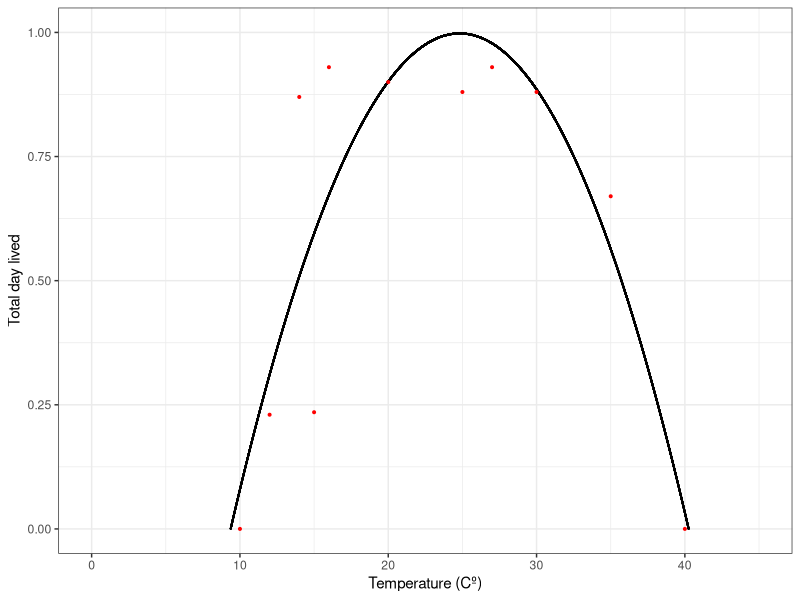
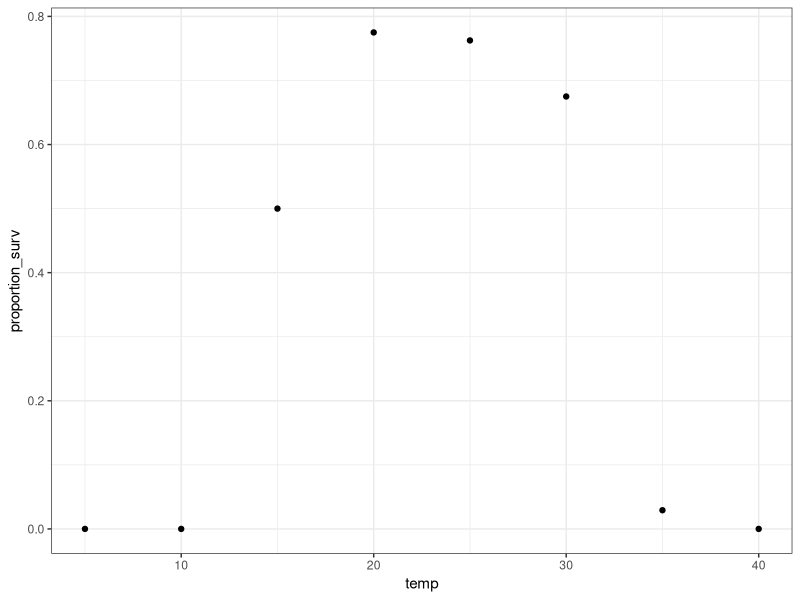
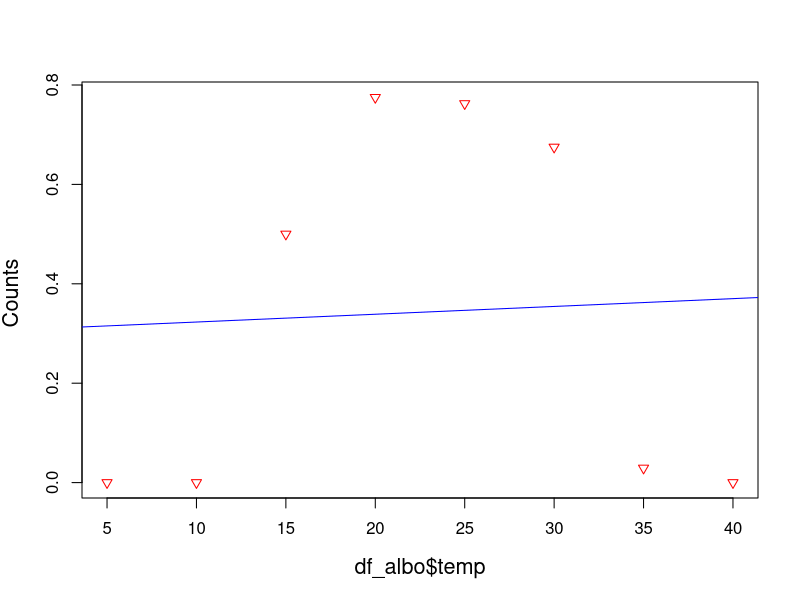
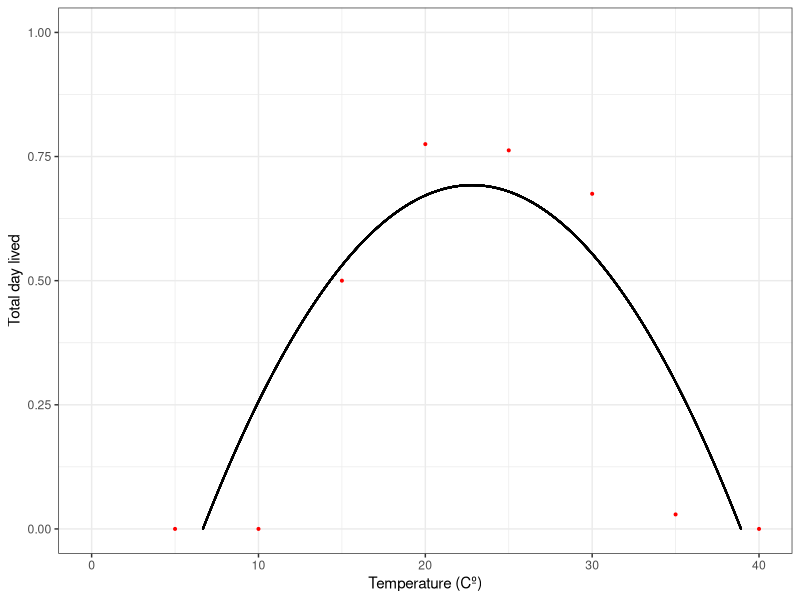
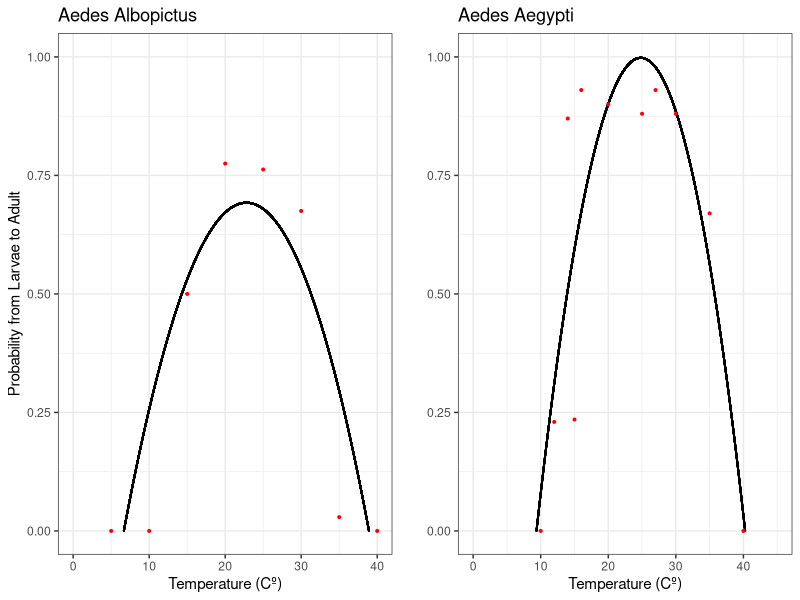
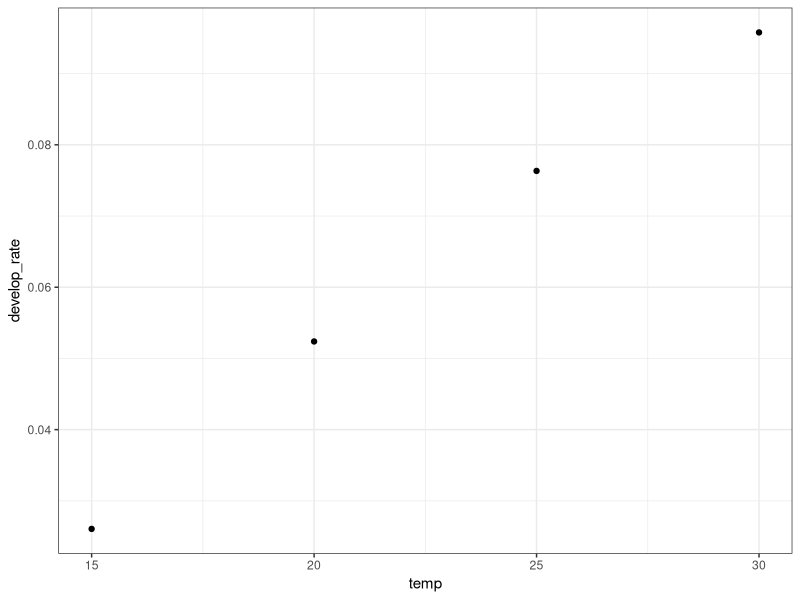
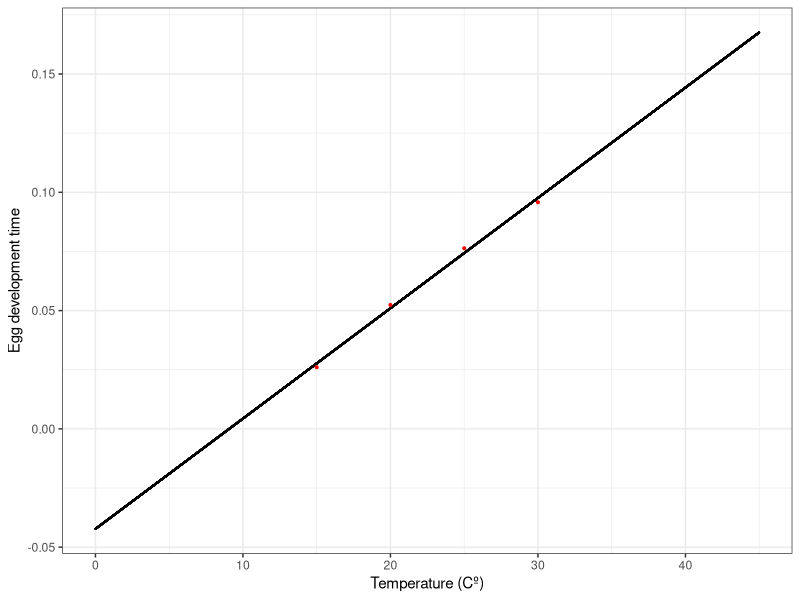

Here is the R script that generated these plots, in order:
#Compute function Albopictus y Aegypti
rm(list =ls())
####Dependencies####
library(ggplot2)
require(graphics)

# Data frame data taken from Tun-Lin et al 2001 
# https://resjournals.onlinelibrary.wiley.com/doi/full/10.1046/j.1365-2915.2000.00207.x
# https://academic.oup.com/jme/article/56/6/1661/5505308

df_aeg <- data.frame(temp = c(10,15,20,25,27,30,35,40,12,14,16),
      proportion_surv = c(0,0.235,0.9,0.88,0.93,0.88,0.67,0,0.23,0.87,0.93))

plot_aeg <- ggplot(df_aeg) + 
  geom_point(aes(temp,proportion_surv)) + theme_bw()

Fitting_aeg <- nls(proportion_surv ~ (-cont*(temp-Tmin)*(temp - Tmax)),
               data = df_aeg,
               start = list(cont = 0.001, Tmin = 5, Tmax = 20))

summary(Fitting_aeg)

mod <- function(te){
  t0 <- as.numeric(Fitting_aeg$m$getPars()[2])
  tm <- as.numeric(Fitting_aeg$m$getPars()[3])
  c <- as.numeric(Fitting_aeg$m$getPars()[1])
  (-c*(te-t0)*(te - tm))
}

vec <- seq(0,45,0.001)
df_out_aeg <- data.frame(temp_ae = vec, life_span_ae <- sapply(vec, mod))
plotaeg <- ggplot(df_out_aeg) +
  geom_point(aes(temp_ae,life_span_ae), size = 0.01) +
  geom_point(data = df_aeg,aes(temp,proportion_surv), size = 0.7, color = "red") +
  ylim(c(0,1)) + xlim(c(0,45)) + 
  ylab("Total day lived") + xlab("Temperature (Cº)") +
  theme_bw()
plotaeg

# Data frame data taken from Delatte et al 2009. 
# https://academic.oup.com/jme/article/46/1/33/902827?login=false
df_albo <- data.frame(temp = c(5,10,15,20,25,30,35,40),
                      proportion_surv = c(0,0,4/8,62/80,61/80,54/80,3.5/120,0))

ggplot(df_albo) + 
  geom_point(aes(temp,proportion_surv)) + theme_bw()

### Survival curve Laura:
# Path <- "~/Documentos/PHD/2023/Laura proj/DATA_LARVA_TEM.csv"
# df <- read.csv(file = Path)
# plot_alb <- ggplot(df) + geom_point(aes(temp_chamber,total_lived))

# Linear model:
linear.model <-lm(df_albo$proportion_surv ~ df_albo$temp)
plot(df_albo$temp, df_albo$proportion_surv, pch=6, ylab = "Counts ", cex.lab = 1.3, col = "red" )
abline(lm(df_albo$proportion_surv ~ df_albo$temp), col = "blue")

# My data nls:
Fitting <- nls(proportion_surv ~ (-cont*(temp-Tmin)*(temp - Tmax)),
               data = df_albo,
               start = list(cont = 0.001, Tmin = 5, Tmax = 20))

summary(Fitting)


mod <- function(te){
  t0 <- as.numeric(Fitting$m$getPars()[2])
  tm <- as.numeric(Fitting$m$getPars()[3])
  c <- as.numeric(Fitting$m$getPars()[1])
  (-c*(te-t0)*(te - tm))
}

vec <- seq(0,40,0.001)
df_alb <- data.frame(temp = vec, life_span <- sapply(vec, mod))
plotalb <- ggplot(df_alb) +
  geom_point(aes(temp,life_span), size = 0.01) +
  geom_point(data = df_albo,aes(temp,proportion_surv),
             size = 0.7, color = "red") +
  ylim(c(0,1)) + xlim(c(0,40)) + 
  ylab("Total day lived") + xlab("Temperature (Cº)") +
  theme_bw()
plotalb

library(ggpubr)
ggarrange(plotalb  + ggtitle("Aedes Albopictus") + ylab("Probability from Larvae to Adult"),
          plotaeg + ggtitle("Aedes Aegypti") + ylab(""))

#--------------------Egg Development--------------------#
## Info taken https://www.scielo.br/j/rsp/a/dvPQ8QMr7Y687hPJxsTxjDg/abstract/?lang=en
df_deltaE <- data.frame(temp = c(15,20,25,30),
                     develop_rate = c(1/38.38,1/19.09,1/13.10,1/10.44))

plot_deltaE <- ggplot(df_deltaE) + 
  geom_point(aes(temp,develop_rate)) + theme_bw()
plot_deltaE

Fitting_deltaE <- nls(develop_rate ~ c*temp + c1,
                   data = df_deltaE,
                   start = list(c = 0.001, c1 = 0 ))

summary(Fitting_deltaE)

mod <- function(te){
  c <- as.numeric(Fitting_deltaE$m$getPars()[1])
  c1 <- as.numeric(Fitting_deltaE$m$getPars()[2])
  c*te+c1
}

vec <- seq(0,45,0.001)
df_out <- data.frame(temp = vec, devep_rate <- sapply(vec, mod))
plot_deltaE <- ggplot(df_out) +
  geom_point(aes(temp,devep_rate), size = 0.01) +
  geom_point(data = df_deltaE, aes(temp,develop_rate), size = 0.7, color = "red") +
  ylab("Egg development time") + xlab("Temperature (Cº)") +
  theme_bw()
plot_deltaE


### Development rate Albopictus
dE <- data.frame(Temp = c(15,20,25,30),
           time_incub = c(38.38,19.09,13.10,10.44))

